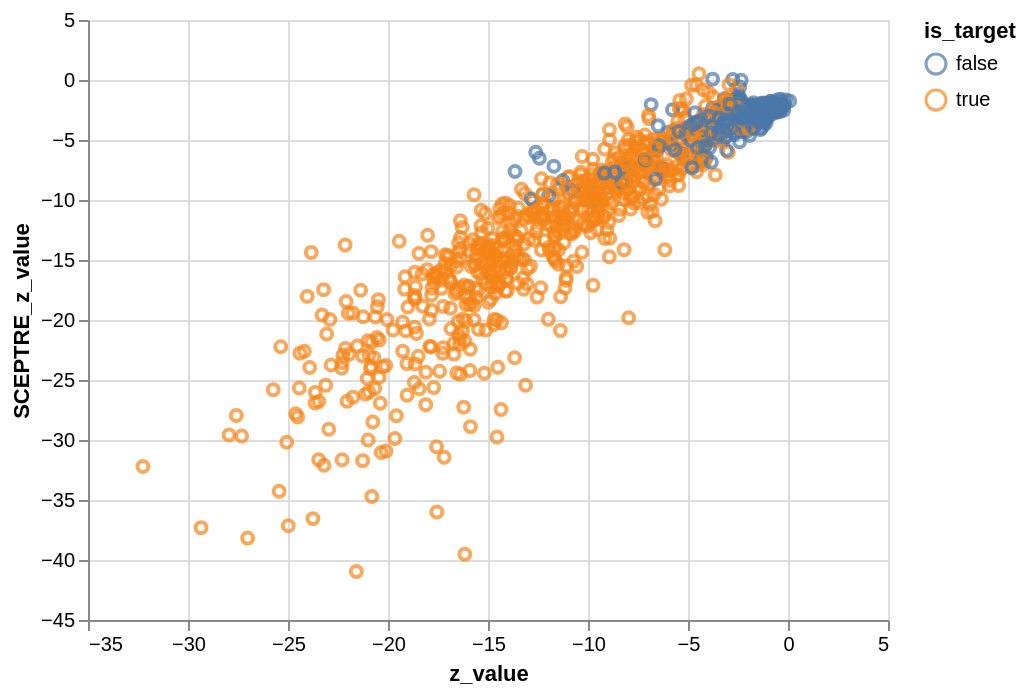

Source (notebook cell):
### Code cell
import altair as alt

alt.Chart(subset_results).mark_point().encode(
  x='z_value',
  y='SCEPTRE_z_value',
  color='is_target',
  tooltip=['guide','gene', 'z_value', 'SCEPTRE_z_value'] 
).interactive()

### Figure 1 — Vega-Lite specification as saved in the notebook (floating-point values rounded to 4 significant figures; data arrays with more than 128 entries replaced by an {"elided": "..."} marker saying what was removed)
{"config": {"view": {"continuousWidth": 400, "continuousHeight": 300}}, "data": {"name": "data-3b7d0e6ef6bdc6c00c61ae559150cb19"}, "mark": "point", "encoding": {"color": {"field": "is_target", "type": "nominal"}, "tooltip": [{"field": "guide", "type": "nominal"}, {"field": "gene", "type": "nominal"}, {"field": "z_value", "type": "quantitative"}, {"field": "SCEPTRE_z_value", "type": "quantitative"}], "x": {"field": "z_value", "type": "quantitative"}, "y": {"field": "SCEPTRE_z_value", "type": "quantitative"}}, "selection": {"selector003": {"type": "interval", "bind": "scales", "encodings": ["x", "y"]}}, "$schema": "https://vega.github.io/schema/vega-lite/v4.17.0.json", "datasets": {"data-3b7d0e6ef6bdc6c00c61ae559150cb19": {"elided": "1167 records"}}}
